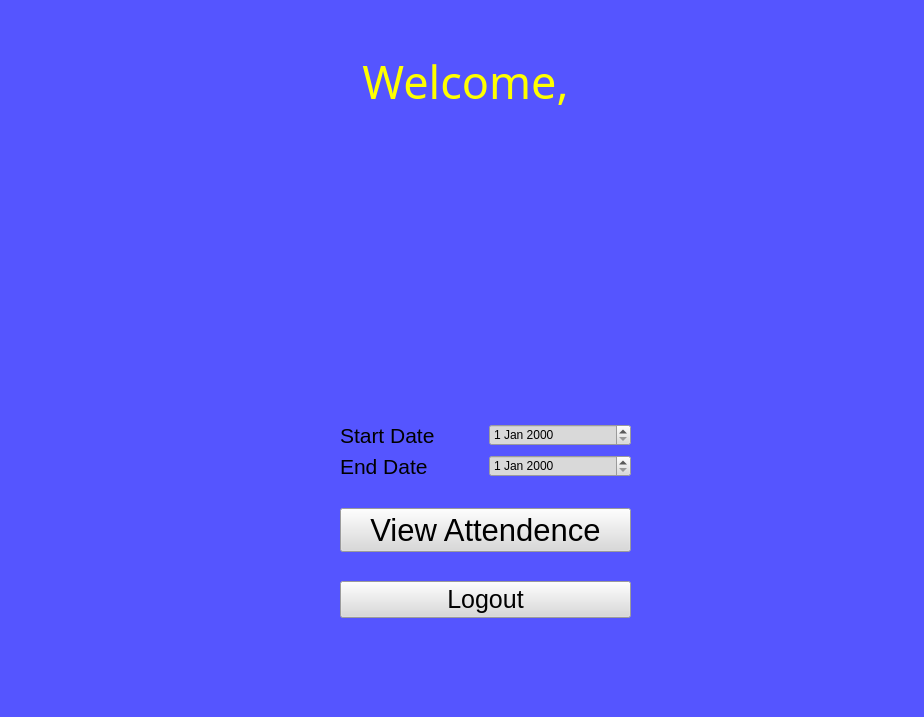
<?xml version="1.0" encoding="UTF-8"?>
<ui version="4.0">
 <class>StudentDashboard</class>
 <widget class="QMainWindow" name="StudentDashboard">
  <property name="geometry">
   <rect>
    <x>0</x>
    <y>0</y>
    <width>924</width>
    <height>717</height>
   </rect>
  </property>
  <property name="windowTitle">
   <string>Student Dashboard</string>
  </property>
  <property name="styleSheet">
   <string notr="true">background-color:rgb(85, 85, 255)</string>
  </property>
  <widget class="QWidget" name="centralwidget">
   <widget class="QWidget" name="verticalLayoutWidget">
    <property name="geometry">
     <rect>
      <x>340</x>
      <y>400</y>
      <width>291</width>
      <height>241</height>
     </rect>
    </property>
    <layout class="QVBoxLayout" name="verticalLayout">
     <item>
      <layout class="QVBoxLayout" name="verticalLayout_2">
       <item>
        <layout class="QHBoxLayout" name="horizontalLayout">
         <item>
          <widget class="QLabel" name="label_2">
           <property name="font">
            <font>
             <pointsize>16</pointsize>
            </font>
           </property>
           <property name="text">
            <string>Start Date</string>
           </property>
          </widget>
         </item>
         <item>
          <widget class="QDateEdit" name="startDate">
           <property name="styleSheet">
            <string notr="true">background-color:rgb(217, 217, 217);
font: 14pt &quot;MS Shell Dlg 2&quot;;</string>
           </property>
          </widget>
         </item>
        </layout>
       </item>
       <item>
        <layout class="QHBoxLayout" name="horizontalLayout_2">
         <item>
          <widget class="QLabel" name="label_3">
           <property name="font">
            <font>
             <pointsize>16</pointsize>
            </font>
           </property>
           <property name="text">
            <string>End Date</string>
           </property>
          </widget>
         </item>
         <item>
          <widget class="QDateEdit" name="endDate">
           <property name="styleSheet">
            <string notr="true">background-color:rgb(217, 217, 217);
font: 14pt &quot;MS Shell Dlg 2&quot;;</string>
           </property>
          </widget>
         </item>
        </layout>
       </item>
      </layout>
     </item>
     <item>
      <widget class="QPushButton" name="viewBut">
       <property name="font">
        <font>
         <pointsize>23</pointsize>
        </font>
       </property>
       <property name="styleSheet">
        <string notr="true">background-color: rgb(217, 217, 217);</string>
       </property>
       <property name="text">
        <string>View Attendence</string>
       </property>
      </widget>
     </item>
     <item>
      <widget class="QPushButton" name="logoutBut">
       <property name="font">
        <font>
         <pointsize>19</pointsize>
        </font>
       </property>
       <property name="styleSheet">
        <string notr="true">background-color: rgb(217, 217, 217);</string>
       </property>
       <property name="text">
        <string>Logout</string>
       </property>
      </widget>
     </item>
    </layout>
   </widget>
   <widget class="QLabel" name="label">
    <property name="geometry">
     <rect>
      <x>-380</x>
      <y>220</y>
      <width>771</width>
      <height>511</height>
     </rect>
    </property>
    <property name="styleSheet">
     <string notr="true">background-color:transparent</string>
    </property>
    <property name="text">
     <string/>
    </property>
    <property name="pixmap">
     <pixmap>static/A-teachers-journey-with-student-self-advocacy-removebg-preview.png</pixmap>
    </property>
    <property name="scaledContents">
     <bool>true</bool>
    </property>
   </widget>
   <widget class="QLabel" name="welcomeLabel">
    <property name="geometry">
     <rect>
      <x>10</x>
      <y>50</y>
      <width>911</width>
      <height>71</height>
     </rect>
    </property>
    <property name="font">
     <font>
      <family>BankGothic Lt BT</family>
      <pointsize>34</pointsize>
     </font>
    </property>
    <property name="styleSheet">
     <string notr="true">background-color:transparent;color:yellow</string>
    </property>
    <property name="text">
     <string>Welcome,</string>
    </property>
    <property name="alignment">
     <set>Qt::AlignHCenter|Qt::AlignTop</set>
    </property>
   </widget>
   <zorder>label</zorder>
   <zorder>verticalLayoutWidget</zorder>
   <zorder>welcomeLabel</zorder>
  </widget>
 </widget>
 <resources/>
 <connections/>
</ui>
